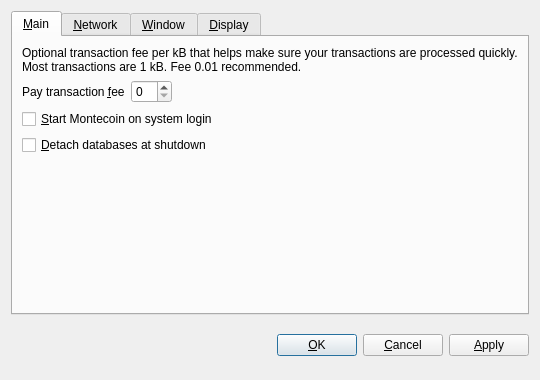
<?xml version="1.0" encoding="UTF-8"?>
<ui version="4.0">
 <class>OptionsDialog</class>
 <widget class="QDialog" name="OptionsDialog">
  <property name="geometry">
   <rect>
    <x>0</x>
    <y>0</y>
    <width>540</width>
    <height>380</height>
   </rect>
  </property>
  <property name="windowTitle">
   <string>Options</string>
  </property>
  <property name="modal">
   <bool>true</bool>
  </property>
  <layout class="QVBoxLayout" name="verticalLayout">
   <item>
    <widget class="QTabWidget" name="tabWidget">
     <property name="tabPosition">
      <enum>QTabWidget::North</enum>
     </property>
     <property name="currentIndex">
      <number>0</number>
     </property>
     <widget class="QWidget" name="tabMain">
      <attribute name="title">
       <string>&amp;Main</string>
      </attribute>
      <layout class="QVBoxLayout" name="verticalLayout_Main">
       <item>
        <widget class="QLabel" name="transactionFeeInfoLabel">
         <property name="text">
          <string>Optional transaction fee per kB that helps make sure your transactions are processed quickly. Most transactions are 1 kB. Fee 0.01 recommended.</string>
         </property>
         <property name="textFormat">
          <enum>Qt::PlainText</enum>
         </property>
         <property name="wordWrap">
          <bool>true</bool>
         </property>
        </widget>
       </item>
       <item>
        <layout class="QHBoxLayout" name="horizontalLayout_Main">
         <item>
          <widget class="QLabel" name="transactionFeeLabel">
           <property name="text">
            <string>Pay transaction &amp;fee</string>
           </property>
           <property name="textFormat">
            <enum>Qt::PlainText</enum>
           </property>
           <property name="buddy">
            <cstring>transactionFee</cstring>
           </property>
          </widget>
         </item>
         <item>
          <widget class="BitcoinAmountField" name="transactionFee"/>
         </item>
         <item>
          <spacer name="horizontalSpacer_Main">
           <property name="orientation">
            <enum>Qt::Horizontal</enum>
           </property>
           <property name="sizeHint" stdset="0">
            <size>
             <width>40</width>
             <height>20</height>
            </size>
           </property>
          </spacer>
         </item>
        </layout>
       </item>
       <item>
        <widget class="QCheckBox" name="bitcoinAtStartup">
         <property name="toolTip">
          <string>Automatically start Montecoin after logging in to the system.</string>
         </property>
         <property name="text">
          <string>&amp;Start Montecoin on system login</string>
         </property>
        </widget>
       </item>
       <item>
        <widget class="QCheckBox" name="detachDatabases">
         <property name="toolTip">
          <string>Detach block and address databases at shutdown. This means they can be moved to another data directory, but it slows down shutdown. The wallet is always detached.</string>
         </property>
         <property name="text">
          <string>&amp;Detach databases at shutdown</string>
         </property>
        </widget>
       </item>
       <item>
        <spacer name="verticalSpacer_Main">
         <property name="orientation">
          <enum>Qt::Vertical</enum>
         </property>
         <property name="sizeHint" stdset="0">
          <size>
           <width>20</width>
           <height>40</height>
          </size>
         </property>
        </spacer>
       </item>
      </layout>
     </widget>
     <widget class="QWidget" name="tabNetwork">
      <attribute name="title">
       <string>&amp;Network</string>
      </attribute>
      <layout class="QVBoxLayout" name="verticalLayout_Network">
       <item>
        <widget class="QCheckBox" name="mapPortUpnp">
         <property name="toolTip">
          <string>Automatically open the Montecoin client port on the router. This only works when your router supports UPnP and it is enabled.</string>
         </property>
         <property name="text">
          <string>Map port using &amp;UPnP</string>
         </property>
        </widget>
       </item>
       <item>
        <widget class="QCheckBox" name="connectSocks">
         <property name="toolTip">
          <string>Connect to the Montecoin network through a SOCKS proxy (e.g. when connecting through Tor).</string>
         </property>
         <property name="text">
          <string>&amp;Connect through SOCKS proxy:</string>
         </property>
        </widget>
       </item>
       <item>
        <layout class="QHBoxLayout" name="horizontalLayout_Network">
         <item>
          <widget class="QLabel" name="proxyIpLabel">
           <property name="text">
            <string>Proxy &amp;IP:</string>
           </property>
           <property name="textFormat">
            <enum>Qt::PlainText</enum>
           </property>
           <property name="buddy">
            <cstring>proxyIp</cstring>
           </property>
          </widget>
         </item>
         <item>
          <widget class="QValidatedLineEdit" name="proxyIp">
           <property name="maximumSize">
            <size>
             <width>140</width>
             <height>16777215</height>
            </size>
           </property>
           <property name="toolTip">
            <string>IP address of the proxy (e.g. 127.0.0.1)</string>
           </property>
          </widget>
         </item>
         <item>
          <widget class="QLabel" name="proxyPortLabel">
           <property name="text">
            <string>&amp;Port:</string>
           </property>
           <property name="textFormat">
            <enum>Qt::PlainText</enum>
           </property>
           <property name="buddy">
            <cstring>proxyPort</cstring>
           </property>
          </widget>
         </item>
         <item>
          <widget class="QLineEdit" name="proxyPort">
           <property name="maximumSize">
            <size>
             <width>55</width>
             <height>16777215</height>
            </size>
           </property>
           <property name="toolTip">
            <string>Port of the proxy (e.g. 9050)</string>
           </property>
          </widget>
         </item>
         <item>
          <widget class="QLabel" name="socksVersionLabel">
           <property name="text">
            <string>SOCKS &amp;Version:</string>
           </property>
           <property name="textFormat">
            <enum>Qt::PlainText</enum>
           </property>
           <property name="buddy">
            <cstring>socksVersion</cstring>
           </property>
          </widget>
         </item>
         <item>
          <widget class="QValueComboBox" name="socksVersion">
           <property name="toolTip">
            <string>SOCKS version of the proxy (e.g. 5)</string>
           </property>
          </widget>
         </item>
         <item>
          <spacer name="horizontalSpacer_Network">
           <property name="orientation">
            <enum>Qt::Horizontal</enum>
           </property>
           <property name="sizeHint" stdset="0">
            <size>
             <width>40</width>
             <height>20</height>
            </size>
           </property>
          </spacer>
         </item>
        </layout>
       </item>
       <item>
        <spacer name="verticalSpacer_Network">
         <property name="orientation">
          <enum>Qt::Vertical</enum>
         </property>
         <property name="sizeHint" stdset="0">
          <size>
           <width>20</width>
           <height>40</height>
          </size>
         </property>
        </spacer>
       </item>
      </layout>
     </widget>
     <widget class="QWidget" name="tabWindow">
      <attribute name="title">
       <string>&amp;Window</string>
      </attribute>
      <layout class="QVBoxLayout" name="verticalLayout_Window">
       <item>
        <widget class="QCheckBox" name="minimizeToTray">
         <property name="toolTip">
          <string>Show only a tray icon after minimizing the window.</string>
         </property>
         <property name="text">
          <string>&amp;Minimize to the tray instead of the taskbar</string>
         </property>
        </widget>
       </item>
       <item>
        <widget class="QCheckBox" name="minimizeOnClose">
         <property name="toolTip">
          <string>Minimize instead of exit the application when the window is closed. When this option is enabled, the application will be closed only after selecting Quit in the menu.</string>
         </property>
         <property name="text">
          <string>M&amp;inimize on close</string>
         </property>
        </widget>
       </item>
       <item>
        <spacer name="verticalSpacer_Window">
         <property name="orientation">
          <enum>Qt::Vertical</enum>
         </property>
         <property name="sizeHint" stdset="0">
          <size>
           <width>20</width>
           <height>40</height>
          </size>
         </property>
        </spacer>
       </item>
      </layout>
     </widget>
     <widget class="QWidget" name="tabDisplay">
      <attribute name="title">
       <string>&amp;Display</string>
      </attribute>
      <layout class="QVBoxLayout" name="verticalLayout_Display">
       <item>
        <layout class="QHBoxLayout" name="horizontalLayout_1_Display">
         <item>
          <widget class="QLabel" name="langLabel">
           <property name="text">
            <string>User Interface &amp;language:</string>
           </property>
           <property name="textFormat">
            <enum>Qt::PlainText</enum>
           </property>
           <property name="buddy">
            <cstring>lang</cstring>
           </property>
          </widget>
         </item>
         <item>
          <widget class="QValueComboBox" name="lang">
           <property name="toolTip">
            <string>The user interface language can be set here. This setting will take effect after restarting Montecoin.</string>
           </property>
          </widget>
         </item>
        </layout>
       </item>
       <item>
        <layout class="QHBoxLayout" name="horizontalLayout_2_Display">
         <item>
          <widget class="QLabel" name="unitLabel">
           <property name="text">
            <string>&amp;Unit to show amounts in:</string>
           </property>
           <property name="textFormat">
            <enum>Qt::PlainText</enum>
           </property>
           <property name="buddy">
            <cstring>unit</cstring>
           </property>
          </widget>
         </item>
         <item>
          <widget class="QValueComboBox" name="unit">
           <property name="toolTip">
            <string>Choose the default subdivision unit to show in the interface and when sending coins.</string>
           </property>
          </widget>
         </item>
        </layout>
       </item>
       <item>
        <widget class="QCheckBox" name="displayAddresses">
         <property name="toolTip">
          <string>Whether to show Montecoin addresses in the transaction list or not.</string>
         </property>
         <property name="text">
          <string>&amp;Display addresses in transaction list</string>
         </property>
        </widget>
       </item>
       <item>
        <spacer name="verticalSpacer_Display">
         <property name="orientation">
          <enum>Qt::Vertical</enum>
         </property>
         <property name="sizeHint" stdset="0">
          <size>
           <width>20</width>
           <height>40</height>
          </size>
         </property>
        </spacer>
       </item>
      </layout>
     </widget>
    </widget>
   </item>
   <item>
    <layout class="QHBoxLayout" name="horizontalLayout_Buttons">
     <item>
      <spacer name="horizontalSpacer_1">
       <property name="orientation">
        <enum>Qt::Horizontal</enum>
       </property>
       <property name="sizeHint" stdset="0">
        <size>
         <width>40</width>
         <height>48</height>
        </size>
       </property>
      </spacer>
     </item>
     <item>
      <widget class="QLabel" name="statusLabel">
       <property name="font">
        <font>
         <weight>75</weight>
         <bold>true</bold>
        </font>
       </property>
       <property name="text">
        <string/>
       </property>
       <property name="textFormat">
        <enum>Qt::PlainText</enum>
       </property>
       <property name="wordWrap">
        <bool>true</bool>
       </property>
      </widget>
     </item>
     <item>
      <spacer name="horizontalSpacer_2">
       <property name="orientation">
        <enum>Qt::Horizontal</enum>
       </property>
       <property name="sizeHint" stdset="0">
        <size>
         <width>40</width>
         <height>48</height>
        </size>
       </property>
      </spacer>
     </item>
     <item>
      <widget class="QPushButton" name="okButton">
       <property name="text">
        <string>&amp;OK</string>
       </property>
      </widget>
     </item>
     <item>
      <widget class="QPushButton" name="cancelButton">
       <property name="text">
        <string>&amp;Cancel</string>
       </property>
       <property name="autoDefault">
        <bool>false</bool>
       </property>
      </widget>
     </item>
     <item>
      <widget class="QPushButton" name="applyButton">
       <property name="text">
        <string>&amp;Apply</string>
       </property>
       <property name="autoDefault">
        <bool>false</bool>
       </property>
      </widget>
     </item>
    </layout>
   </item>
  </layout>
 </widget>
 <customwidgets>
  <customwidget>
   <class>BitcoinAmountField</class>
   <extends>QSpinBox</extends>
   <header>bitcoinamountfield.h</header>
  </customwidget>
  <customwidget>
   <class>QValueComboBox</class>
   <extends>QComboBox</extends>
   <header>qvaluecombobox.h</header>
  </customwidget>
  <customwidget>
   <class>QValidatedLineEdit</class>
   <extends>QLineEdit</extends>
   <header>qvalidatedlineedit.h</header>
  </customwidget>
 </customwidgets>
 <resources/>
 <connections/>
</ui>
